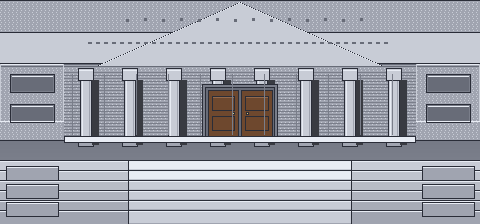

Below is a game level as drawn by its tile map, then a one-line description and the .tmx file that defines it, in full:
An orthogonal 15x7 tile map with 32x32 px tiles, 1 tile layer (building).

<map version="1.10" tiledversion="1.11.2" orientation="orthogonal" renderorder="right-down" width="15" height="7" tilewidth="32" tileheight="32" infinite="0" nextlayerid="1" nextobjectid="1">
 <tileset firstgid="1" source="scotus_exterior_building.tsx" />
 <layer id="1" name="building" width="15" height="7">
  <data encoding="csv">
1,2,3,4,5,6,7,8,9,10,11,12,13,14,15,
16,17,18,19,20,21,22,23,24,25,26,27,28,29,30,
31,32,33,34,35,36,37,38,39,40,41,42,43,44,45,
46,47,48,49,50,51,52,53,54,55,56,57,58,59,60,
61,62,63,64,65,66,67,68,69,70,71,72,73,74,75,
76,77,78,79,80,81,82,83,84,85,86,87,88,89,90,
91,92,93,94,95,96,97,98,99,100,101,102,103,104,105
</data>
 </layer>
</map>
